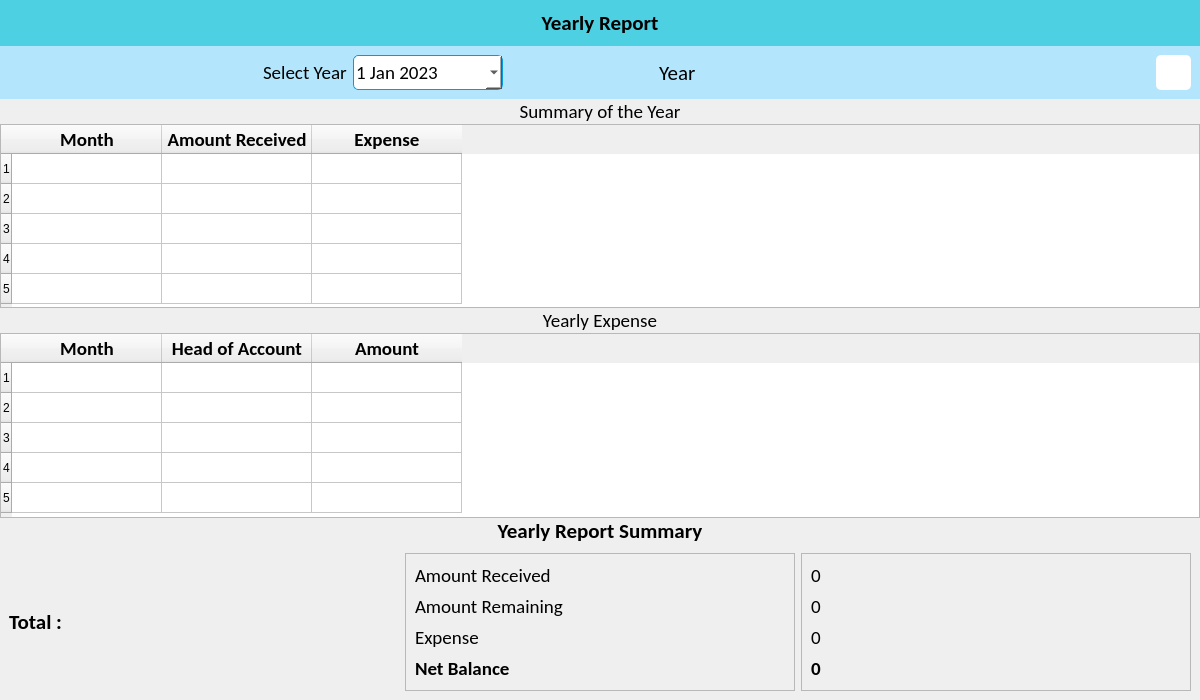
<?xml version="1.0" encoding="UTF-8"?>
<ui version="4.0">
 <class>YearlyReportWindow</class>
 <widget class="QMainWindow" name="YearlyReportWindow">
  <property name="geometry">
   <rect>
    <x>0</x>
    <y>0</y>
    <width>1200</width>
    <height>700</height>
   </rect>
  </property>
  <property name="windowTitle">
   <string>Yearly Report</string>
  </property>
  <property name="windowIcon">
   <iconset resource="../resources.qrc">
    <normaloff>:/icons/assets/icons/logo.png</normaloff>:/icons/assets/icons/logo.png</iconset>
  </property>
  <widget class="QWidget" name="centralwidget">
   <property name="styleSheet">
    <string notr="true">
QPushButton, QComboBox {
	background-color: #fff;
	border-radius: 5px;
}

QLineEdit {
	background-color: #fff;
	border: 1px solid #039be5;
	border-radius: 5px;
}

QDateEdit {
	background-color: #fff;
	border: 1px solid #039be5;
	border-radius: 5px;
}

#upper_widget {
	background-color: #b3e5fc;
}

#label {
	background-color: #4dd0e1;
	padding: 10px;
}
#reports_bottom_widget, #label_21 {
	background: qlineargradient(x1:0, y1:0, x2:1, y2:1,
                            stop:0 #ffffff, stop:1 #00bcd4);
}
</string>
   </property>
   <layout class="QVBoxLayout" name="verticalLayout">
    <property name="spacing">
     <number>0</number>
    </property>
    <property name="leftMargin">
     <number>0</number>
    </property>
    <property name="topMargin">
     <number>0</number>
    </property>
    <property name="rightMargin">
     <number>0</number>
    </property>
    <property name="bottomMargin">
     <number>0</number>
    </property>
    <item>
     <widget class="QLabel" name="label">
      <property name="font">
       <font>
        <family>Calibri</family>
        <pointsize>16</pointsize>
        <weight>75</weight>
        <bold>true</bold>
       </font>
      </property>
      <property name="text">
       <string>Yearly Report</string>
      </property>
      <property name="alignment">
       <set>Qt::AlignCenter</set>
      </property>
     </widget>
    </item>
    <item>
     <widget class="QWidget" name="upper_widget" native="true">
      <layout class="QHBoxLayout" name="horizontalLayout">
       <item alignment="Qt::AlignRight">
        <widget class="QLabel" name="label_8">
         <property name="font">
          <font>
           <family>Calibri</family>
           <pointsize>14</pointsize>
          </font>
         </property>
         <property name="text">
          <string>Select Year</string>
         </property>
        </widget>
       </item>
       <item>
        <widget class="QDateEdit" name="select_year">
         <property name="minimumSize">
          <size>
           <width>150</width>
           <height>35</height>
          </size>
         </property>
         <property name="maximumSize">
          <size>
           <width>150</width>
           <height>16777215</height>
          </size>
         </property>
         <property name="font">
          <font>
           <family>Calibri</family>
           <pointsize>14</pointsize>
          </font>
         </property>
         <property name="calendarPopup">
          <bool>true</bool>
         </property>
         <property name="date">
          <date>
           <year>2023</year>
           <month>1</month>
           <day>1</day>
          </date>
         </property>
        </widget>
       </item>
       <item alignment="Qt::AlignHCenter">
        <widget class="QLabel" name="lbl_year">
         <property name="font">
          <font>
           <family>Calibri</family>
           <pointsize>16</pointsize>
          </font>
         </property>
         <property name="text">
          <string>Year</string>
         </property>
        </widget>
       </item>
       <item alignment="Qt::AlignRight">
        <widget class="QPushButton" name="btn_print">
         <property name="minimumSize">
          <size>
           <width>35</width>
           <height>35</height>
          </size>
         </property>
         <property name="text">
          <string/>
         </property>
         <property name="icon">
          <iconset resource="../resources.qrc">
           <normaloff>:/icons/assets/icons/print.png</normaloff>:/icons/assets/icons/print.png</iconset>
         </property>
         <property name="iconSize">
          <size>
           <width>32</width>
           <height>32</height>
          </size>
         </property>
        </widget>
       </item>
      </layout>
     </widget>
    </item>
    <item>
     <widget class="QLabel" name="label_2">
      <property name="font">
       <font>
        <family>Calibri</family>
        <pointsize>14</pointsize>
       </font>
      </property>
      <property name="text">
       <string>Summary of the Year</string>
      </property>
      <property name="alignment">
       <set>Qt::AlignCenter</set>
      </property>
      <property name="margin">
       <number>10</number>
      </property>
     </widget>
    </item>
    <item>
     <widget class="QTableWidget" name="accounts_table">
      <property name="font">
       <font>
        <family>Calibri</family>
        <pointsize>14</pointsize>
       </font>
      </property>
      <property name="editTriggers">
       <set>QAbstractItemView::NoEditTriggers</set>
      </property>
      <property name="selectionMode">
       <enum>QAbstractItemView::SingleSelection</enum>
      </property>
      <property name="selectionBehavior">
       <enum>QAbstractItemView::SelectRows</enum>
      </property>
      <!-- <property name="rowCount">
       <number>5</number>
      </property> -->
      <attribute name="horizontalHeaderDefaultSectionSize">
       <number>150</number>
      </attribute>
      <row/>
      <row/>
      <row/>
      <row/>
      <row/>
      <column>
       <property name="text">
        <string>Month</string>
       </property>
       <property name="font">
        <font>
         <family>Calibri</family>
         <pointsize>14</pointsize>
         <weight>75</weight>
         <bold>true</bold>
        </font>
       </property>
      </column>
      <column>
       <property name="text">
        <string>Amount Received</string>
       </property>
       <property name="font">
        <font>
         <family>Calibri</family>
         <pointsize>14</pointsize>
         <weight>75</weight>
         <bold>true</bold>
        </font>
       </property>
      </column>
      <column>
       <property name="text">
        <string>Expense</string>
       </property>
       <property name="font">
        <font>
         <family>Calibri</family>
         <pointsize>14</pointsize>
         <weight>75</weight>
         <bold>true</bold>
        </font>
       </property>
      </column>
     </widget>
    </item>
    <item>
     <widget class="QLabel" name="label_3">
      <property name="font">
       <font>
        <family>Calibri</family>
        <pointsize>14</pointsize>
       </font>
      </property>
      <property name="text">
       <string>Yearly Expense</string>
      </property>
      <property name="alignment">
       <set>Qt::AlignCenter</set>
      </property>
      <property name="margin">
       <number>10</number>
      </property>
     </widget>
    </item>
    <item>
     <widget class="QTableWidget" name="expense_table">
      <property name="font">
       <font>
        <family>Calibri</family>
        <pointsize>14</pointsize>
       </font>
      </property>
      <property name="editTriggers">
       <set>QAbstractItemView::NoEditTriggers</set>
      </property>
      <property name="selectionMode">
       <enum>QAbstractItemView::SingleSelection</enum>
      </property>
      <property name="selectionBehavior">
       <enum>QAbstractItemView::SelectRows</enum>
      </property>
      <!-- <property name="rowCount">
       <number>5</number>
      </property> -->
      <attribute name="horizontalHeaderDefaultSectionSize">
       <number>150</number>
      </attribute>
      <row/>
      <row/>
      <row/>
      <row/>
      <row/>
      <column>
       <property name="text">
        <string>Month</string>
       </property>
       <property name="font">
        <font>
         <family>Calibri</family>
         <pointsize>14</pointsize>
         <weight>75</weight>
         <bold>true</bold>
        </font>
       </property>
      </column>
      <column>
       <property name="text">
        <string>Head of Account</string>
       </property>
       <property name="font">
        <font>
         <family>Calibri</family>
         <pointsize>14</pointsize>
         <weight>75</weight>
         <bold>true</bold>
        </font>
       </property>
      </column>
      <column>
       <property name="text">
        <string>Amount</string>
       </property>
       <property name="font">
        <font>
         <family>Calibri</family>
         <pointsize>14</pointsize>
         <weight>75</weight>
         <bold>true</bold>
        </font>
       </property>
      </column>
     </widget>
    </item>
    <item>
     <widget class="QLabel" name="label_21">
      <property name="font">
       <font>
        <family>Calibri</family>
        <pointsize>16</pointsize>
        <weight>75</weight>
        <bold>true</bold>
       </font>
      </property>
      <property name="text">
       <string>Yearly Report Summary</string>
      </property>
      <property name="alignment">
       <set>Qt::AlignCenter</set>
      </property>
      <property name="margin">
       <number>5</number>
      </property>
     </widget>
    </item>
    <item>
     <widget class="QWidget" name="reports_bottom_widget" native="true">
      <layout class="QHBoxLayout" name="horizontalLayout_11">
       <item>
        <widget class="QLabel" name="label_4">
         <property name="sizePolicy">
          <sizepolicy hsizetype="Preferred" vsizetype="Preferred">
           <horstretch>0</horstretch>
           <verstretch>0</verstretch>
          </sizepolicy>
         </property>
         <property name="font">
          <font>
           <family>Calibri</family>
           <pointsize>16</pointsize>
           <weight>75</weight>
           <bold>true</bold>
          </font>
         </property>
         <property name="text">
          <string>Total :</string>
         </property>
        </widget>
       </item>
       <item>
        <widget class="QFrame" name="frame_3">
         <property name="frameShape">
          <enum>QFrame::StyledPanel</enum>
         </property>
         <property name="frameShadow">
          <enum>QFrame::Raised</enum>
         </property>
         <layout class="QVBoxLayout" name="verticalLayout_10">
          <item>
           <widget class="QLabel" name="label_5">
            <property name="font">
             <font>
              <family>Calibri</family>
              <pointsize>14</pointsize>
             </font>
            </property>
            <property name="text">
             <string>Amount Received</string>
            </property>
           </widget>
          </item>
          <item>
           <widget class="QLabel" name="label_6">
            <property name="font">
             <font>
              <family>Calibri</family>
              <pointsize>14</pointsize>
             </font>
            </property>
            <property name="text">
             <string>Amount Remaining</string>
            </property>
           </widget>
          </item>
          <item>
           <widget class="QLabel" name="label_7">
            <property name="font">
             <font>
              <family>Calibri</family>
              <pointsize>14</pointsize>
             </font>
            </property>
            <property name="text">
             <string>Expense</string>
            </property>
           </widget>
          </item>
          <item>
           <widget class="QLabel" name="label_14">
            <property name="font">
             <font>
              <family>Calibri</family>
              <pointsize>14</pointsize>
              <weight>75</weight>
              <bold>true</bold>
             </font>
            </property>
            <property name="text">
             <string>Net Balance</string>
            </property>
           </widget>
          </item>
         </layout>
        </widget>
       </item>
       <item>
        <widget class="QFrame" name="frame_4">
         <property name="frameShape">
          <enum>QFrame::StyledPanel</enum>
         </property>
         <property name="frameShadow">
          <enum>QFrame::Raised</enum>
         </property>
         <layout class="QVBoxLayout" name="verticalLayout_11">
          <item>
           <widget class="QLabel" name="lbl_total_amount_received">
            <property name="font">
             <font>
              <family>Calibri</family>
              <pointsize>14</pointsize>
             </font>
            </property>
            <property name="text">
             <string>0</string>
            </property>
           </widget>
          </item>
          <item>
           <widget class="QLabel" name="lbl_total_amount_remaining">
            <property name="font">
             <font>
              <family>Calibri</family>
              <pointsize>14</pointsize>
             </font>
            </property>
            <property name="text">
             <string>0</string>
            </property>
           </widget>
          </item>
          <item>
           <widget class="QLabel" name="lbl_total_expense">
            <property name="font">
             <font>
              <family>Calibri</family>
              <pointsize>14</pointsize>
             </font>
            </property>
            <property name="text">
             <string>0</string>
            </property>
           </widget>
          </item>
          <item>
           <widget class="QLabel" name="lbl_net_balance">
            <property name="font">
             <font>
              <family>Calibri</family>
              <pointsize>14</pointsize>
              <weight>75</weight>
              <bold>true</bold>
             </font>
            </property>
            <property name="text">
             <string>0</string>
            </property>
           </widget>
          </item>
         </layout>
        </widget>
       </item>
      </layout>
     </widget>
    </item>
   </layout>
  </widget>
 </widget>
 <resources>
  <include location="../resources.qrc"/>
 </resources>
 <connections/>
</ui>
